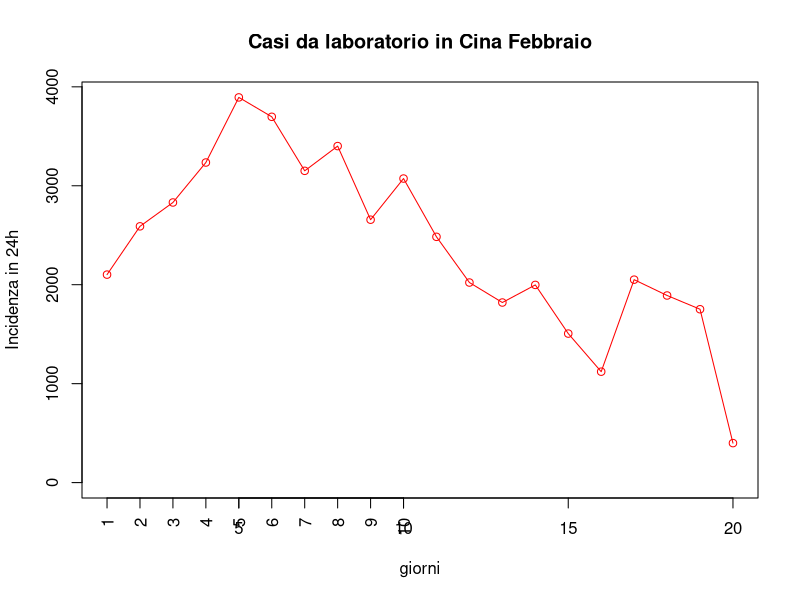

Generate this figure with R:
#inserimento dati
casi <- c(2102, 2590, 2831, 3235, 3893, 3697, 3151, 3401, 2657, 3073, 2484, 2022, 1820, 1998,1506, 1121, 2051, 1891, 1752, 399)
severi <- c(268, 315, 186, 492, 431, 640, 962, 1280, 87, 298)
#No idea 
g_range <- range(0, casi)
#disegno grafico
plot(casi, type="o", col="red", ylim=g_range, xlab="giorni", ylab="Incidenza in 24h", main="Casi da laboratorio in Cina Febbraio", xlim = c(1,20))
#codice che potrebbe essere utile in futuro
axis(1, at = seq(1, 10, by = 1), las=2)